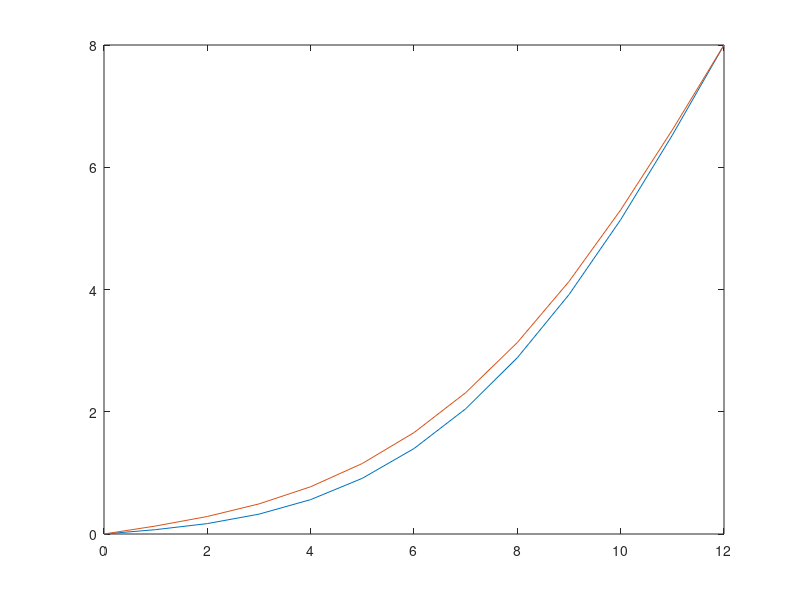

Reproduce this figure in MATLAB.

k=double(1.11*10^(-4));

%% Numerical
xL=0; xR=12; %boundaries
dx=1; Nx=1+ceil((xR-xL)/dx); %steps 
X=xL+[0:Nx-1].*dx; %spacial coords
tI=0; tF=6*60*60; %t-boundaries (seconds)
dt=360; Nt=1+ceil((tF-tI)/dt); %time step
T=tI+[0:Nt-1].*dt; %time coords
NxI=Nx-2; %interior nodes
NtI=Nt-1; %interior nodes for x
NI=NxI*NtI; %total interior nodes

xt2n =@(x,t) (t-1)*(NxI)+x;
n2xt =@(n) [1+mod(n-1,(NxI)),ceil(n/(NxI))];
uI =@(x) (x./6).^3; %initial condition 
uL=uI(xL); %boundary condition
uR=uI(xR); %boundary condition

Cxt=-((1./dt)+((2*k)./(dx.^2)));
Cxp=k./(dx.^2);
Cxm=k./(dx.^2);
Ctm=1./dt;

M=sparse(NI,NI); %transition matrix
B=zeros(NI,1); %boundary vector

% For loop for interior nodes
for n=1:NI
    p=n2xt(n);x=p(1);t=p(2);
    if x-1==0 %node left bound
        B(n)=B(n)-Cxm.*uL;
    else 
        M(n,xt2n(x-1,t))=Cxm;
    end
    if x+1==Nx-1 %node right bound
        B(n)=B(n)-Cxp.*uR;
    else
        M(n,xt2n(x+1,t))=Cxp;
    end
    if t-1==0 %node at intial condition
        B(n)=B(n)-Ctm.*uI(X(x+1));
    else
        M(n,xt2n(x,t-1))=Ctm;
    end
    M(n,n)=Cxt;    
end

UI=M\B; %matrix
UI2=reshape(UI,NxI,NtI); %turn into matrix
U=vertcat(repmat(uL,[1,NtI]),UI2,repmat(uR,[1,NtI]));
U=horzcat(uI(X'),U);
U=U';

%% Analytical
Nm=1000;%max
AV =@(x,t,m) (1/20).*(((xR./(m.*pi)).^3).*((-1).^m)).*sin(pi.*m.*x./xR).*exp(-k.*t.*(pi.*m./xR).^2); %solution
AU =@(x) ((uR-uL).*x./xR)+uL; 
m=reshape(1:Nm,[1,1,Nm]);
A=AV(repmat(X,[Nt,1,Nm]),repmat(T',[1,Nx,Nm]),repmat(m,[Nt,Nx,1]));
A=sum(A,3)+AU(repmat(X,[Nt,1]));%u(x,t)
%%

plot(X,U(end,:),X,A(end,:),'-')





